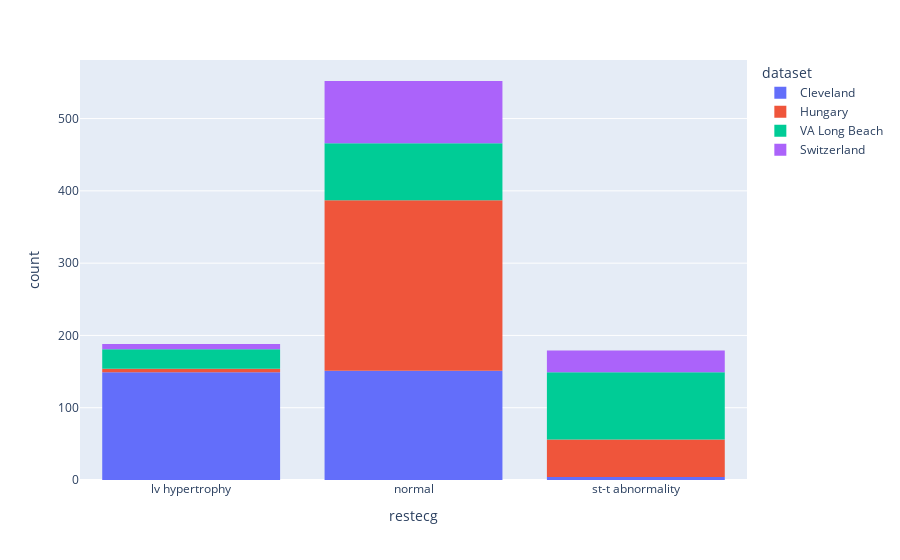

Notebook cell for this chart:
### Markdown cell above
Observations
1. Most of the patients have normal restecg.

### Code cell
# Let's see restecg based on dataset
fig = px.histogram(df, x = 'restecg', color='dataset')
fig.show()

### Figure 1 — Plotly figure (JSON) as saved in the notebook; plotly's stock layout.template omitted (floating-point values rounded to 4 significant figures; data arrays with more than 128 entries replaced by an {"elided": "..."} marker saying what was removed)
{"data": [{"alignmentgroup": "True", "bingroup": "x", "hovertemplate": "dataset=Cleveland<br>restecg=%{x}<br>count=%{y}<extra></extra>", "legendgroup": "Cleveland", "marker": {"color": "#636efa", "pattern": {"shape": ""}}, "name": "Cleveland", "offsetgroup": "Cleveland", "orientation": "v", "showlegend": true, "type": "histogram", "x": {"elided": "304 str values"}, "xaxis": "x", "yaxis": "y"}, {"alignmentgroup": "True", "bingroup": "x", "hovertemplate": "dataset=Hungary<br>restecg=%{x}<br>count=%{y}<extra></extra>", "legendgroup": "Hungary", "marker": {"color": "#EF553B", "pattern": {"shape": ""}}, "name": "Hungary", "offsetgroup": "Hungary", "orientation": "v", "showlegend": true, "type": "histogram", "x": {"elided": "293 str values"}, "xaxis": "x", "yaxis": "y"}, {"alignmentgroup": "True", "bingroup": "x", "hovertemplate": "dataset=VA Long Beach<br>restecg=%{x}<br>count=%{y}<extra></extra>", "legendgroup": "VA Long Beach", "marker": {"color": "#00cc96", "pattern": {"shape": ""}}, "name": "VA Long Beach", "offsetgroup": "VA Long Beach", "orientation": "v", "showlegend": true, "type": "histogram", "x": {"elided": "199 str values"}, "xaxis": "x", "yaxis": "y"}, {"alignmentgroup": "True", "bingroup": "x", "hovertemplate": "dataset=Switzerland<br>restecg=%{x}<br>count=%{y}<extra></extra>", "legendgroup": "Switzerland", "marker": {"color": "#ab63fa", "pattern": {"shape": ""}}, "name": "Switzerland", "offsetgroup": "Switzerland", "orientation": "v", "showlegend": true, "type": "histogram", "x": ["normal", "normal", "normal", "normal", "normal", "normal", "normal", "normal", "normal", "normal", "st-t abnormality", "normal", "normal", "normal", "normal", "normal", "st-t abnormality", "normal", "st-t abnormality", "normal", "normal", "normal", "st-t abnormality", "normal", "normal", "normal", "normal", "st-t abnormality", "normal", "normal", "normal", "normal", "normal", "st-t abnormality", "normal", "normal", "normal", "normal", "normal", "normal", "normal", "st-t abnormality", "normal", "lv hypertrophy", "normal", "normal", "lv hypertrophy", "normal", "normal", "normal", "normal", "st-t abnormality", "normal", "st-t abnormality", "normal", "normal", "normal", "st-t abnormality", "st-t abnormality", "st-t abnormality", "st-t abnormality", "normal", "normal", "normal", "st-t abnormality", "normal", "normal", "normal", "normal", "normal", "st-t abnormality", "st-t abnormality", "normal", "normal", "normal", "normal", "normal", "normal", "normal", "st-t abnormality", "normal", "st-t abnormality", "normal", "st-t abnormality", "normal", "normal", "normal", "lv hypertrophy", "normal", "normal", "normal", "st-t abnormality", "normal", "st-t abnormality", "lv hypertrophy", "normal", "normal", "normal", "st-t abnormality", "normal", "lv hypertrophy", "normal", "st-t abnormality", "normal", "normal", "normal", "normal", "normal", "st-t abnormality", "normal", "st-t abnormality", "normal", "normal", "lv hypertrophy", "st-t abnormality", "normal", "normal", "st-t abnormality", "st-t abnormality", "normal", "lv hypertrophy", "st-t abnormality", "st-t abnormality"], "xaxis": "x", "yaxis": "y"}], "layout": {"barmode": "relative", "legend": {"title": {"text": "dataset"}, "tracegroupgap": 0}, "margin": {"t": 60}, "xaxis": {"anchor": "y", "domain": [0, 1], "title": {"text": "restecg"}}, "yaxis": {"anchor": "x", "domain": [0, 1], "title": {"text": "count"}}}}
